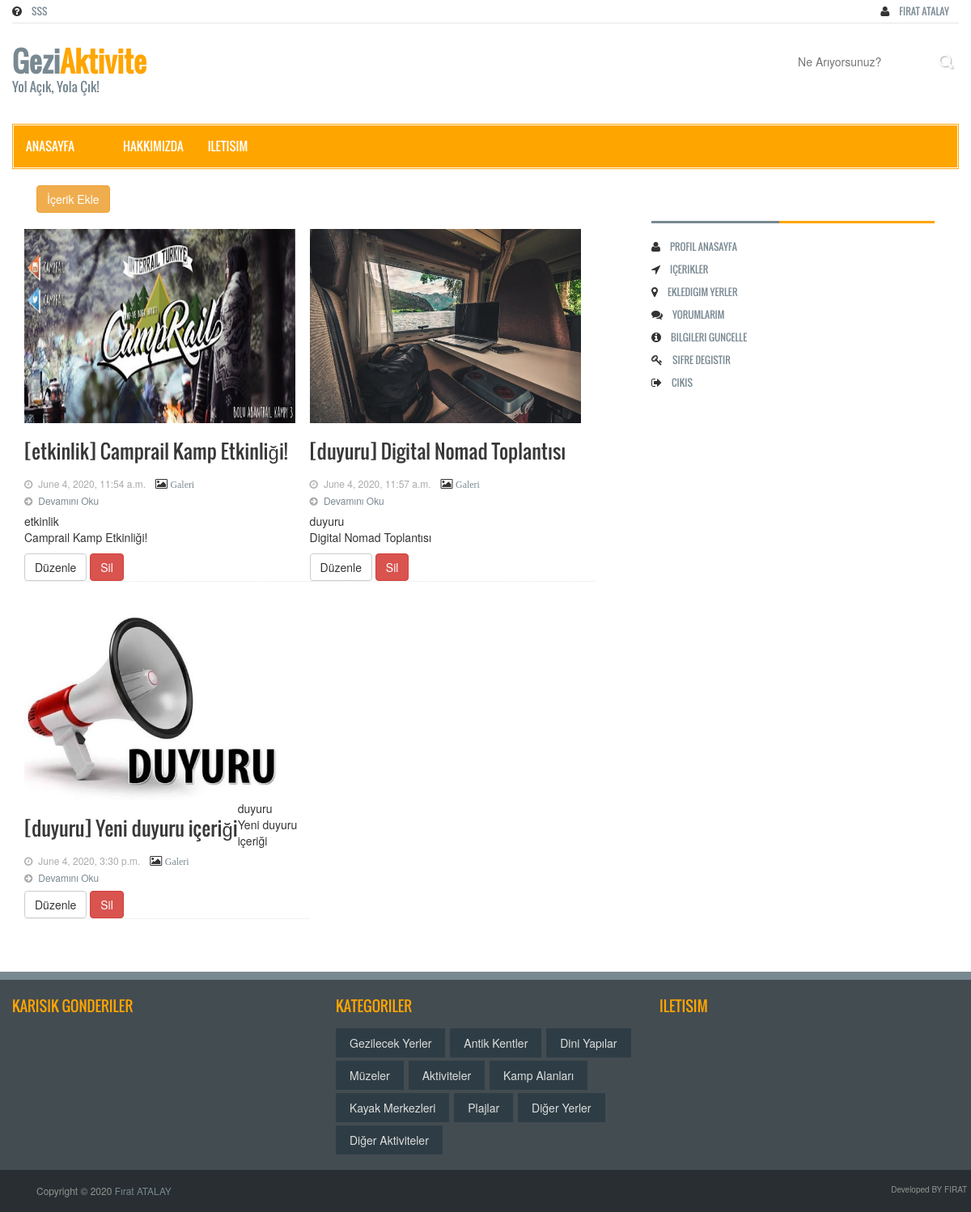
The page /user/contents/ (signed in) on the database its author committed.
### content/models.py (models this page shows, shortened)
class Content(models.Model):
    STATUS = (
        ('True', 'Evet'),
        ('False', 'Hayır'),
    )
    user = models.ForeignKey(User, on_delete=models.SET_NULL, null=True)
    menu = models.OneToOneField(Menu, null=True, blank=True, on_delete=models.CASCADE)
    type = models.CharField(max_length=10, choices=TYPE)
    title = models.CharField(max_length=150)
    description = models.CharField(max_length=255)
    keywords = models.CharField(max_length=255)
    image = models.ImageField(upload_to='images/')
    slug = models.SlugField(null=False, unique=True)
    detail = RichTextUploadingField()
    status = models.CharField(max_length=10, choices=STATUS)
    create_at = models.DateTimeField(auto_now_add=True)
    update_at = models.DateTimeField(auto_now=True)
    def image_tag(self):
        return mark_safe('<img src="{}" height="50"/>'.format(self.image.url))
    image_tag.short_description = 'Image'

### place/models.py (models this page shows, shortened)
class Category(MPTTModel):
    STATUS = (
        ('true','Evet'),
        ('false','Hayır'),
    )
    title = models.CharField(max_length=50)
    descriptions = models.CharField(max_length=255)
    keywords = models.CharField(max_length=255)
    image = models.ImageField(blank=True,upload_to='images/')
    status = models.CharField(max_length=10, choices=STATUS)
    slug = models.SlugField(null=False, unique=True)
    parent = TreeForeignKey('self', blank=True, null=True, related_name='children', on_delete=models.CASCADE)
    create_at = models.DateTimeField(auto_now_add=True)
    update_at = models.DateTimeField(auto_now=True)
    class MPTTMeta:
        order_insertion_by = ['title']
    def image_tag(self):
        return mark_safe('<img src="{}" height="50"/>'.format(self.image.url))
    image_tag.short_description = 'Image'

### user/views.py (the view)
# urls.py: path('contents/', views.contents, name='contents'),
@login_required(login_url='/login')
def contents(request):
    category = Category.objects.all()
    menu = Menu.objects.all()
    current_user = request.user
    contents = Content.objects.filter(user_id=current_user.id)
    context = {
        'category': category,
        'menu': menu,
        'contents': contents
    }
    return render(request, 'contents.html', context)

### user/templates/contents.html (shortened to what this page needs)
{% extends "homebase.html" %}
{% block navbar %} {% include 'navbar.html' %}{% endblock %}
{% block content %}
    <section id="ContactContent">
        <div class="row">
            <div class="col-lg-12 col-md-12 col-sm-12">
                <div class="contact_area">
                    <div class="content_bottom">
                        <br>
                        <div class="col-lg-8 col-md-8">
                            <div class="content_bottom_left">
                                <div class="single_category wow fadeInDown">
                                    <div class="col-md-1">
                                        <a class="btn btn-warning" href="/user/addcontent/{{ rs.id }}"> İçerik Ekle </a>
                                    </div>
                                    <div class="row">
                                        <div class="col-md-9">
                                        </div>
                                    </div>
                                    {% for rs in contents %}
                                        <div class="business_category_left wow fadeInDown">
                                            <ul class="fashion_catgnav">
                                                <li>
                                                    <div class="catgimg2_container"> <a href="/content/{{ rs.id }}/{{ rs.slug }}"><img alt="" style=" width: 335px" src="{{ rs.image.url }}"></a> </div>
                                                    <h2 class="catg_titile"><a href="/content/{{ rs.id }}/{{ rs.slug }}">[{{ rs.type }}] {{rs.title}} </a></h2>
                                                    <div class="comments_box">
                                                        <span class="meta_date">{{rs.create_at}}</span>
                                                        <i class="fa fa-image"><a href="javascript:;" onclick="window.open('/user/addimagecontent/{{ rs.id }}','gallery','height=600,width=650,top=50,left=150')"> <small>Galeri</small> </a></i><br>
                                                        <span class="meta_more"><a  href="/content/{{ rs.id }}/{{ rs.slug }}">Devamını Oku</a></span>
                                                    </div>
                                                    {{ rs.type }}
                                                    <p> {{rs.description}} </p>
                                                    <a class="btn btn-default" href="/user/editcontent/{{ rs.id }}"> Düzenle </a>
                                                    <a onclick="return confirm('Gönderiyi silmek istediğinizden emin misiniz?')" class="btn btn-danger" href="/user/deletecontent/{{ rs.id }}"> Sil </a>
                                                </li>
                                            </ul>
                                        </div>
                                    {% endfor %}
                                </div>
                            </div>
                        </div>
                        <div class="col-lg-4 col-md-4">
                            <div class="content_bottom_right">
                                <div class="single_bottom_rightbar">
                                              {% include 'userpanel.html' %}
                                </div>
                            </div>
                        </div>
                    </div>
    </section>
    </div>
{% endblock %}

### home/templates/header.html (shortened to what this page needs)
<div class="container">
    <header id="header">
        <div class="row">
            <div class="col-lg-12 col-md-12">
                <div class="header_top">
                    <div class="header_top_left">
                        <ul class="top_nav">
                            <li>
                                    <i class="fa fa-question-circle"><a href="/sss"> SSS </a></i>
                            </li>
                            </ul>
                    </div>
                    <div class="header_top_right">
                        <div class="dropdown">
                            <ul class="top_nav">
                            <li>
                                {% if user.id is not None %}
                                    <i class="fa fa-user"><a href="/user">{{ user.first_name }} {{ user.last_name }}</a></i>
                                {% else %}
                                    <i class="fa fa-plus"><a href="/register"> Kaydol </a></i>
                                    <i class="fa fa-sign-in"><a href="/login"> Giris </a></i>
                                {% endif %}
                            </li>
                            </ul>
                        </div>
                    </div>
                </div>
                <div class="header_bottom">
                    <div class="header_bottom_left"><a class="logo" href="/">Gezi<strong>Aktivite</strong> <span>Yol Açık, Yola Çık!</span></a></div>
                    <div class="header_bottom_right">
                        <div class="header_top_right">
                            <form action="/search/" method="post" class="search_form">
                                <input type="text" id="query" name="query" placeholder="Ne Arıyorsunuz?">
                                <input type="submit" value="">
                            </form>
                        </div>
                    </div>
                </div>
            </div>
        </div>
    </header>

### home/templates/footer.html (shortened to what this page needs)
<footer id="footer">
    <div class="footer_top">
        <div class="container">
            <div class="row">
                <div class="col-lg-4 col-md-4 col-sm-4">
                    <div class="single_footer_top wow fadeInLeft">
                        <h2>Karısık Gonderiler</h2>
                            {% load static %}
                    </div>
                </div>
                <div class="col-lg-4 col-md-4 col-sm-4">
                    <div class="single_footer_top wow fadeInDown">
                        <h2>Kategoriler</h2>
                        <ul class="labels_nav">
                            {% for rs in category  %}
                                <li><a href="/category/{{ rs.id }}/{{ rs.slug }}">{{ rs.title }}</a></li>
                            {% endfor %}
                        </ul>
                    </div>
                </div>
                <div class="col-lg-4 col-md-4 col-sm-4">
                    <div class="single_footer_top wow fadeInRight">
                        <h2>ILETISIM</h2>
                    </div>
                </div>
            </div>
        </div>
    </div>
    <div class="footer_bottom">
        <div class="container">
            <div class="row">
                <div class="col-lg-6 col-md-6 col-sm-6 col-xs-12">
                    <div class="footer_bottom_left">
                        <p>Copyright &copy; 2020 <a href="">Fırat ATALAY</a></p>
                    </div>
                </div>
                <div class="col-lg-6 col-md-6 col-sm-6 col-xs-12">
                    <div class="footer_bottom_right">
                        <p>Developed BY FIRAT</p>
                    </div>
                </div>
            </div>
        </div>
    </div>
</footer>
{% load static %}
<link rel="stylesheet" href="http://code.jquery.com/ui/1.8.18/themes/base/jquery-ui.css" type="text/css" media="all" />
</body>
</html>

### home/static/assets/css/theme.css (style rules this page uses)
.single_footer_top > h2 { color:#ffa500 }

### home/static/assets/css/style.css (style rules this page uses)
body { background-color:#fff; color:#333; overflow-x:hidden !important }
ul { padding:0; margin:0; list-style:none }
a { text-decoration:none; color:#798992 }
h2 { font-family:'Oswald',sans-serif; line-height:23px }
img { border:none }
#header { float:left; display:inline; width:100% }
.header_top { display:inline; float:left; width:100%; border-bottom:1px solid #e6e6e6 }
.header_top_left { float:left; display:inline; width:70% }
.top_nav { text-align:left }
.top_nav li { display:inline-block }
.top_nav li a { color:#798992; display:inline-block; font-family:"Oswald",sans-serif; font-size:12px; padding:8px 12px; text-transform:uppercase; -webkit-transition:all 0.5; -o-transition:all 0.5; transition:all 0.5 }
.header_top_right { float:right; display:inline; width:30%; text-align:right }
.search_form { padding:3px 0 0 }
.search_form input[type="text"] { background:none repeat scroll 0 0 #fff; border:medium none; color:#afafaf; display:inline-block; line-height:27px; margin:0; max-height:31px; padding:0 0 0 15px; width:180px }
.search_form input[type="submit"] { background:url("images/icon-search.png") no-repeat scroll center 5px rgba(0,0,0,0); height:27px; line-height:27px; width:30px; border:none }
.header_bottom { display:inline; float:left; width:100%; padding:30px 0px }
.header_bottom_left { float:left; display:inline; width:217px }
.logo { display:block; font-family:"Oswald",sans-serif; font-size:35px; font-weight:bold; line-height:32px; width:217px }
.logo > strong { color:#FFA500 }
.logo > span { display:block; font-size:16px; font-weight:normal }
.header_bottom_right { float:right; display:inline; width:728px }
.single_category { float:left; display:inline; width:100% }
.content_bottom { float:left; display:inline; width:100% }
.content_bottom_left { background-color:#fff; display:inline; float:left; margin-left:-15px; min-height:300px; width:102%; padding-right:25px }
.business_category_left { float:left; display:inline; width:49%; padding-top:20px }
.fashion_catgnav li { border-bottom:1px dotted #e5e5e5; display:block; margin-bottom:10px; width:100% }
.catgimg2_container { width:100%; height:240px; float:left; display:block; overflow:hidden }
.catgimg2_container img { width:100%; height:100%; -webkit-transition:all 0.5s; -moz-transition:all 0.5s; -ms-transition:all 0.5s; -o-transition:all 0.5s; transition:all 0.5s }
.catg_titile { margin-bottom:18px; float:left }
.catg_titile a { color:#383838; font-size:24px }
.comments_box { float:left; display:inline; width:100%; margin-bottom:5px }
span.meta_date, span.meta_comment, span.meta_more { display:inline-block; margin-right:8px; color:#aaa; font-size:12px }
span.meta_date:before { content:" "; font-family:FontAwesome; font-style:normal; font-weight:normal; padding-right:4px; text-decoration:inherit }
span.meta_more:before { content:" "; font-family:FontAwesome; font-style:normal; font-weight:normal; padding-right:4px; text-decoration:inherit }
.content_bottom_right { float:left; display:inline; width:100% }
.single_bottom_rightbar { float:left; display:inline; width:100%; margin-bottom:10px }
#footer { float:left; display:inline; width:100%; border-top:10px solid #798992; margin-top:30px }
.footer_top { background-color:#434c51; display:inline; float:left; padding:15px 0; width:100% }
.single_footer_top { float:left; display:inline; width:100% }
.single_footer_top > h2 { font-size:18px; margin:0 0 10px; padding:6px 0; text-transform:uppercase }
.labels_nav { text-align:left }
.labels_nav li { display:inline-block }
.labels_nav li a { display:inline-block; background:none repeat scroll 0 0 #2e3d45; color:#ddd; line-height:12px; margin:0 2px 4px 0; padding:12px 17px; -webkit-transition:all 0.5s; -o-transition:all 0.5s; -moz-transition:all 0.5s; -ms-transition:all 0.5s; transition:all 0.5s }
.footer_bottom { float:left; display:inline; width:100%; background:none repeat scroll 0 0 #282e31; color:#eee; font-size:12px; padding:8px 20px }
.footer_bottom_left { float:left; display:inline; width:100% }
.footer_bottom_left p, .footer_bottom_right p { color:#949494; margin:9px 10px 10px }
.footer_bottom_right p { font-size:10px }
.footer_bottom_right { float:left; display:inline; width:100%; text-align:right }
#ContactContent { float:left; display:inline; width:100% }
.contact_area { display:inline; float:left; padding:0 15px 25px; width:100% }

### home/templates/header.html (style rules this page uses)
.dropdown { position: relative; display: inline-block; }

### rows shown on the page
Content: image (picture), type "etkinlik", title "Camprail Kamp Etkinliği!", create_at "June 4, 2020, 11:54 a.m.", {{ rs.id }} 6 (drawn), description "Camprail Kamp Etkinliği!"
Content: image (picture), type "duyuru", title "Digital Nomad Toplantısı", create_at "June 4, 2020, 11:57 a.m.", description "Digital Nomad Toplantısı"
Content: image (picture), type "duyuru", title "Yeni duyuru içeriği", create_at "June 4, 2020, 3:30 p.m.", description "Yeni duyuru içeriği"
Category: title "Gezilecek Yerler"
Category: title "Antik Kentler"
Category: title "Dini Yapılar"
Category: title "Müzeler"
Category: title "Aktiviteler"
Category: title "Kamp Alanları"
Category: title "Kayak Merkezleri"
Category: title "Plajlar"
Category: title "Diğer Yerler"
Category: title "Diğer Aktiviteler"

### other values the page prints
{{ user.first_name }} "FIRAT"
{{ user.last_name }} "ATALAY"
